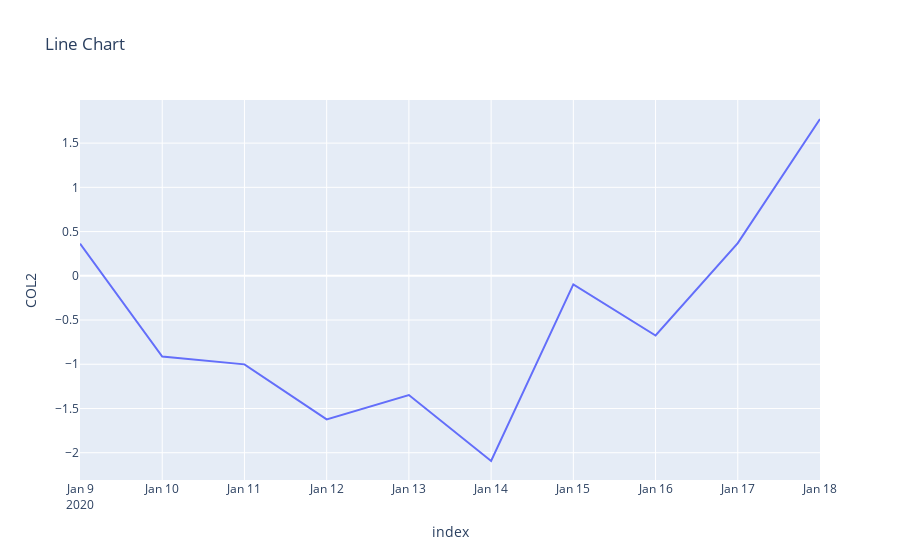

Notebook code cell kept with this figure:
### Code cell
# Line Chart
fig = px.line(df, x=df.index, y='COL2', title='Line Chart') 
fig.show()

### Figure 1 — Plotly figure (JSON) as saved in the notebook; plotly's stock layout.template omitted (floating-point values rounded to 4 significant figures)
{"data": [{"hovertemplate": "index=%{x}<br>COL2=%{y}<extra></extra>", "legendgroup": "", "line": {"color": "#636efa", "dash": "solid"}, "mode": "lines", "name": "", "orientation": "v", "showlegend": false, "type": "scatter", "x": ["2020-01-09T00:00:00", "2020-01-10T00:00:00", "2020-01-11T00:00:00", "2020-01-12T00:00:00", "2020-01-13T00:00:00", "2020-01-14T00:00:00", "2020-01-15T00:00:00", "2020-01-16T00:00:00", "2020-01-17T00:00:00", "2020-01-18T00:00:00"], "xaxis": "x", "y": [0.3633, -0.9128, -1.001, -1.623, -1.348, -2.094, -0.09753, -0.6752, 0.3692, 1.773], "yaxis": "y"}], "layout": {"legend": {"tracegroupgap": 0}, "title": {"text": "Line Chart"}, "xaxis": {"anchor": "y", "domain": [0, 1], "title": {"text": "index"}}, "yaxis": {"anchor": "x", "domain": [0, 1], "title": {"text": "COL2"}}}}
